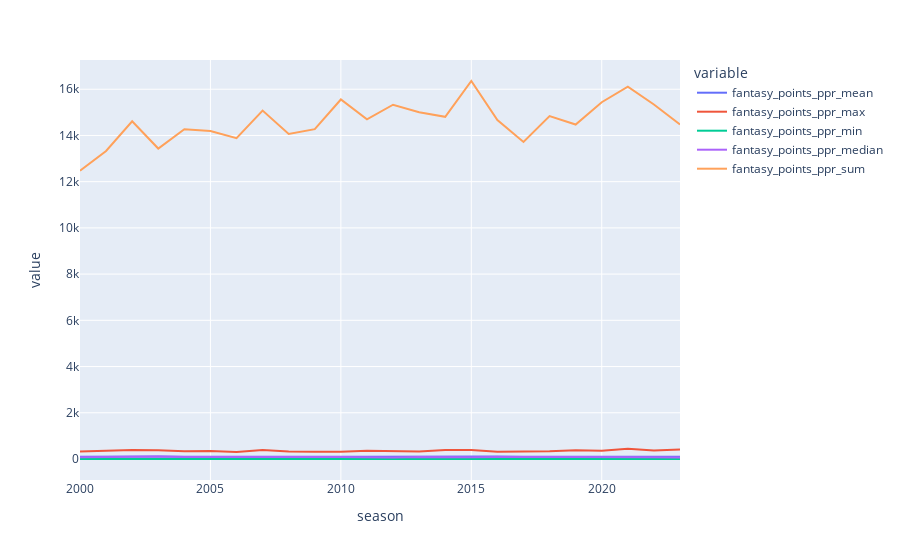

Notebook cell for this chart:
### Code cell
fig = px.line(df_vis, x="season", y=["fantasy_points_ppr_mean", "fantasy_points_ppr_max", 
                                     "fantasy_points_ppr_min", "fantasy_points_ppr_median",
                                     "fantasy_points_ppr_sum"
                                    ])
fig.write_html("../../interactive-2.0/appendix/fantasy_point_ppr_agg_by_season.html")
fig.show()

### Figure 1 — Plotly figure (JSON) as saved in the notebook; plotly's stock layout.template omitted (floating-point values rounded to 4 significant figures)
{"data": [{"hovertemplate": "variable=fantasy_points_ppr_mean<br>season=%{x}<br>value=%{y}<extra></extra>", "legendgroup": "fantasy_points_ppr_mean", "line": {"color": "#636efa", "dash": "solid"}, "marker": {"symbol": "circle"}, "mode": "lines", "name": "fantasy_points_ppr_mean", "orientation": "v", "showlegend": true, "type": "scatter", "x": [2000, 2001, 2002, 2003, 2004, 2005, 2006, 2007, 2008, 2009, 2010, 2011, 2012, 2013, 2014, 2015, 2016, 2017, 2018, 2019, 2020, 2021, 2022, 2023], "xaxis": "x", "y": [100.6, 108.4, 119.8, 107.5, 99.09, 102.9, 107.6, 114.2, 103.4, 103.4, 100.4, 91.84, 98.27, 103.5, 96.78, 97.36, 104.8, 96.6, 103.8, 99.81, 102.9, 94.79, 91.31, 95.23], "yaxis": "y"}, {"hovertemplate": "variable=fantasy_points_ppr_max<br>season=%{x}<br>value=%{y}<extra></extra>", "legendgroup": "fantasy_points_ppr_max", "line": {"color": "#EF553B", "dash": "solid"}, "marker": {"symbol": "circle"}, "mode": "lines", "name": "fantasy_points_ppr_max", "orientation": "v", "showlegend": true, "type": "scatter", "x": [2000, 2001, 2002, 2003, 2004, 2005, 2006, 2007, 2008, 2009, 2010, 2011, 2012, 2013, 2014, 2015, 2016, 2017, 2018, 2019, 2020, 2021, 2022, 2023], "xaxis": "x", "y": [323.8, 351.7, 384.2, 376, 329, 339.8, 301.6, 385.3, 320.5, 314.9, 316.2, 359.2, 342.4, 319, 388.9, 390.9, 307.3, 310.3, 334, 374.6, 358.4, 439.5, 368.7, 405.2], "yaxis": "y"}, {"hovertemplate": "variable=fantasy_points_ppr_min<br>season=%{x}<br>value=%{y}<extra></extra>", "legendgroup": "fantasy_points_ppr_min", "line": {"color": "#00cc96", "dash": "solid"}, "marker": {"symbol": "circle"}, "mode": "lines", "name": "fantasy_points_ppr_min", "orientation": "v", "showlegend": true, "type": "scatter", "x": [2000, 2001, 2002, 2003, 2004, 2005, 2006, 2007, 2008, 2009, 2010, 2011, 2012, 2013, 2014, 2015, 2016, 2017, 2018, 2019, 2020, 2021, 2022, 2023], "xaxis": "x", "y": [0, 0, 0, 0, 0, -0.3, 1.3, -0.3, 1.4, 0, 0, 0, 0, 0, 0, -0.1, 0, 0, 0, -1.4, 0, 0, 0, -0.2], "yaxis": "y"}, {"hovertemplate": "variable=fantasy_points_ppr_median<br>season=%{x}<br>value=%{y}<extra></extra>", "legendgroup": "fantasy_points_ppr_median", "line": {"color": "#ab63fa", "dash": "solid"}, "marker": {"symbol": "circle"}, "mode": "lines", "name": "fantasy_points_ppr_median", "orientation": "v", "showlegend": true, "type": "scatter", "x": [2000, 2001, 2002, 2003, 2004, 2005, 2006, 2007, 2008, 2009, 2010, 2011, 2012, 2013, 2014, 2015, 2016, 2017, 2018, 2019, 2020, 2021, 2022, 2023], "xaxis": "x", "y": [70.25, 80, 108.6, 106, 81.65, 83, 91.1, 106.8, 92.6, 85.55, 87.2, 79.7, 65.35, 87.4, 75.4, 76.05, 87.55, 73.7, 80.1, 81.9, 88.2, 77.45, 70.35, 61.5], "yaxis": "y"}, {"hovertemplate": "variable=fantasy_points_ppr_sum<br>season=%{x}<br>value=%{y}<extra></extra>", "legendgroup": "fantasy_points_ppr_sum", "line": {"color": "#FFA15A", "dash": "solid"}, "marker": {"symbol": "circle"}, "mode": "lines", "name": "fantasy_points_ppr_sum", "orientation": "v", "showlegend": true, "type": "scatter", "x": [2000, 2001, 2002, 2003, 2004, 2005, 2006, 2007, 2008, 2009, 2010, 2011, 2012, 2013, 2014, 2015, 2016, 2017, 2018, 2019, 2020, 2021, 2022, 2023], "xaxis": "x", "y": [12480.0, 13330.0, 14610.0, 13430.0, 14270.0, 14190.0, 13880.0, 15080.0, 14060.0, 14270.0, 15560.0, 14690.0, 15330.0, 15000.0, 14810.0, 16360.0, 14670.0, 13720.0, 14840.0, 14473, 15440.0, 16110.0, 15340.0, 14480.0], "yaxis": "y"}], "layout": {"legend": {"title": {"text": "variable"}, "tracegroupgap": 0}, "margin": {"t": 60}, "xaxis": {"anchor": "y", "domain": [0, 1], "title": {"text": "season"}}, "yaxis": {"anchor": "x", "domain": [0, 1], "title": {"text": "value"}}}}
